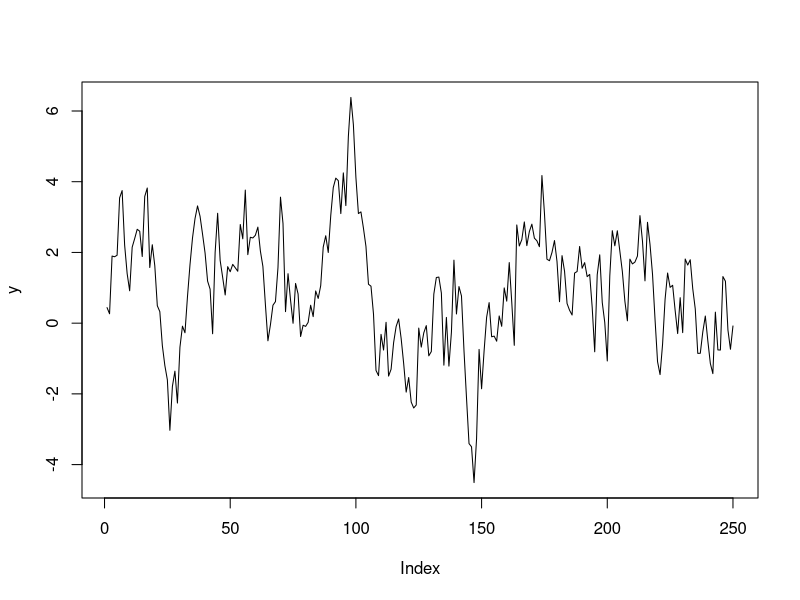
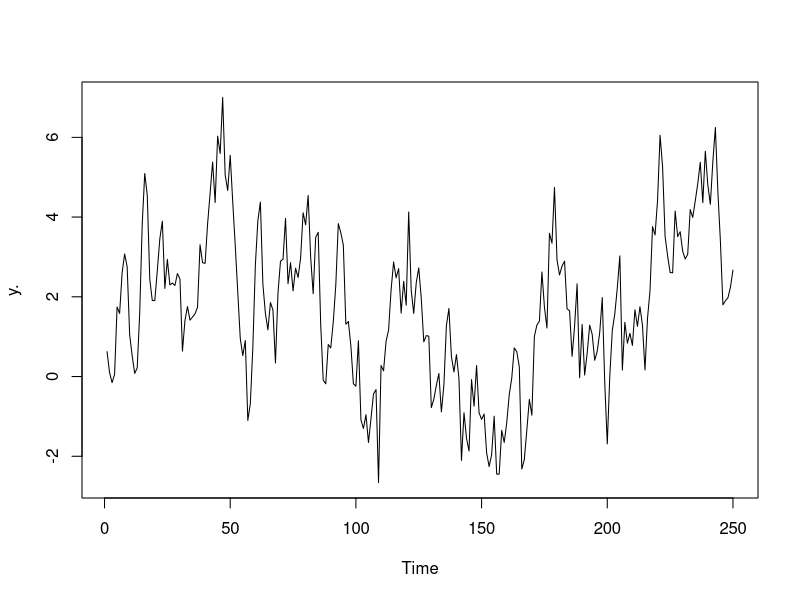

These figures' R source, in order:
### AR(1) process with mu = 1, phi = 0.9, and sigma.e = 1
# Need to start with a y1 value, so pick y1 = mu + epsilon1

phi = 0.9

# if we change this value to be negative, the process will fluctuate about the mean
# setting phi to be 0 gives us white noise centered around mu (in this case 1)

mu = 1 
sigma.e = 1 
n.obs = 250 
y = rep(0, n.obs)
set.seed(123) 
e = rnorm(n.obs, sd=sigma.e) 
y[1] = mu + e[1]
for (i in 2:n.obs) {
  y[i] = mu + phi*(y[i-1] - mu) + e[i] 
} 
head(y, 3)
plot(y, type = 'l')

### OR

y. = mu + arima.sim(model = list(ar = 0.9), n=250, n.start=1, start.innov=0)
plot(y.)

# So by changing the phi parameter we are able to generate cycles of data. This is
# useful for business cycles.
